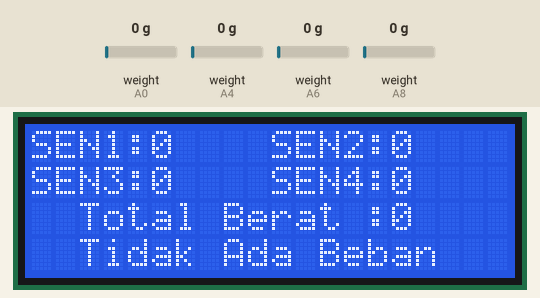
The sketch below on a simulated Arduino Mega 2560, built with avr-gcc and run on an emulated ATmega2560. Shown: 20×4 character LCD. The test bench sets the inputs (shaded band); at power-on: weight on the scale (sensors on A0, A4, A6, A8) 0 g. What the sketch prints to the serial monitor is not drawn.

Above: at 5.67 s.
6.3 s: weight on the scale (sensor on A0) set to 100 g
At 7.21 s:
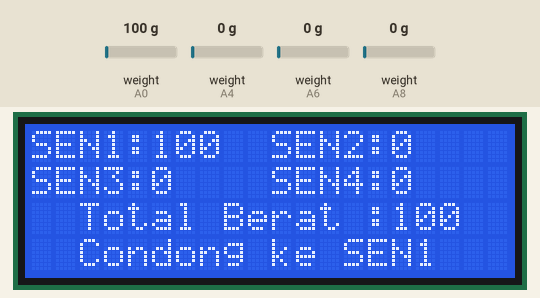
9.8 s: weight on the scale (sensor on A4) set to 100 g
At 10.3 s:
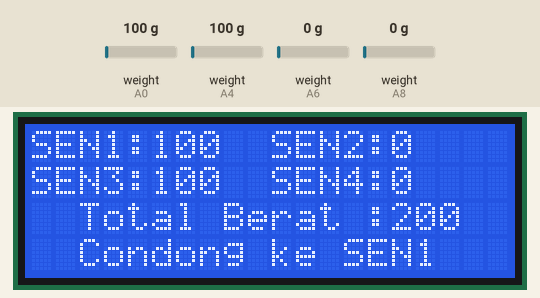
11.6 s: weight on the scale (sensor on A6) set to 100 g
At 11.85 s:
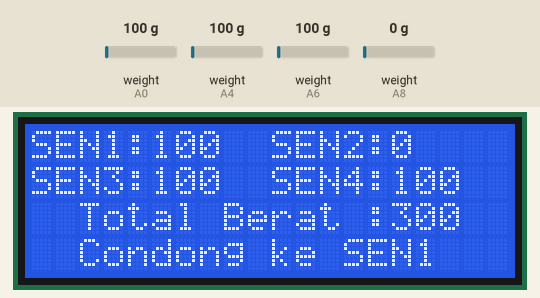
13.1 s: weight on the scale (sensor on A8) set to 100 g
At 14.17 s:
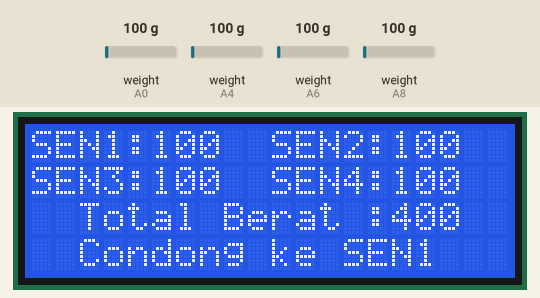
15.5 s: weight on the scale (sensor on A0) set to 1250 g
At 16.51 s:
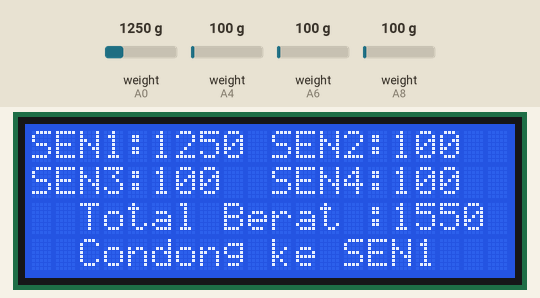
17.8 s: weight on the scale (sensor on A4) set to 1250 g
At 18.84 s:
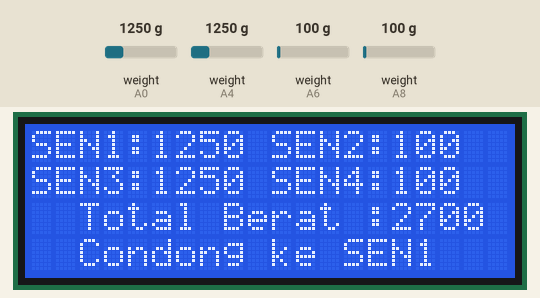
Timing chart, 0 to 20.8 s (numbered marks = the images above; inputs shaded):
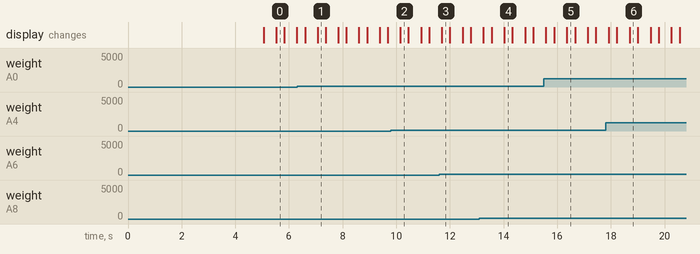

Measured:
- after the input at 6.3 s, the display: first differs from a run without the input after 0.77 s (image 1)
- after the input at 9.8 s, the display: changes after 0.35 s (image 2)
- after the input at 11.6 s, the display: changes after 0.10 s (image 3)
- after the input at 13.1 s, the display: first differs from a run without the input after 0.93 s (image 4)
- after the input at 15.5 s, the display: first differs from a run without the input after 0.86 s (image 5)
- after the input at 17.8 s, the display: first differs from a run without the input after 0.90 s (image 6)

The sketch:

WIBI.ino
```cpp
#include <LiquidCrystal_I2C.h>
LiquidCrystal_I2C lcd(0x27, 20, 4);
#include "HX711.h"
#define DOUT1  A0
#define CLK1  A1
#define DOUT2  A8
#define CLK2  A9
#define DOUT3  A4
#define CLK3  A5
#define DOUT4  A6
#define CLK4  A7

HX711 scale1(DOUT1, CLK1);
HX711 scale2(DOUT2, CLK2);
HX711 scale3(DOUT3, CLK3);
HX711 scale4(DOUT4, CLK4);

float calibration_factor1 = 650;
float calibration_factor2 = 650;
float calibration_factor3 = 650;
float calibration_factor4 = 650;
int GRAM1;
int GRAM2;
int GRAM3;
int GRAM4;
int total=0;

void setup() {
  Serial.begin(115200);
  Serial.println("SISTEM EMISI AKUSTIK");
  scale1.set_scale();
  scale1.tare();
  scale2.set_scale();
  scale2.tare();
  scale3.set_scale();
  scale3.tare();
  scale4.set_scale();
  scale4.tare();
  long zero_factor = scale1.read_average();
  lcd.begin();
}

void loop() {
  scale1.set_scale(calibration_factor1);
  GRAM1 = scale1.get_units(), 4;
  scale2.set_scale(calibration_factor2);
  GRAM2 = scale2.get_units(), 4;
  scale3.set_scale(calibration_factor3);
  GRAM3 = scale3.get_units(), 4;
  scale4.set_scale(calibration_factor4);
  GRAM4 = scale4.get_units(), 4;


  if (GRAM1<5){
    GRAM1=0;
  }
  if (GRAM2<5){
    GRAM2=0;
  }
  if (GRAM3<5){
    GRAM3=0;
  }
  if (GRAM4<5){
    GRAM4=0;
  }

  Serial.print("SENSOR 1: ");
  Serial.print(GRAM1);
  Serial.print(" Gram");

  Serial.print(" | SENSOR 2: ");
  Serial.print(GRAM2);
  Serial.print(" Gram");

  Serial.print(" | SENSOR 3: ");
  Serial.print(GRAM3);
  Serial.print(" Gram");

  Serial.print(" | SENSOR 4: ");
  Serial.print(GRAM4);
  Serial.print(" Gram");
  Serial.println();

  lcd.setCursor(0,0);
  lcd.print("SEN1: ");
  lcd.setCursor(5,0);
  lcd.print(GRAM1);

  lcd.setCursor(10,0);
  lcd.print("SEN2: ");
  lcd.setCursor(15,0);
  lcd.print(GRAM2);


  lcd.setCursor(0,1);
  lcd.print("SEN3: ");
  lcd.setCursor(5,1);
  lcd.print(GRAM3);

  lcd.setCursor(10,1);
  lcd.print("SEN4: ");
  lcd.setCursor(15,1);
  lcd.print(GRAM4);

  if(GRAM1<=1 && GRAM2<=1 && GRAM3<=1 && GRAM4<=1){
    lcd.setCursor(2,3);
    lcd.print("Tidak Ada Beban");
  }else if(GRAM1>=GRAM2 && GRAM1>=GRAM3 && GRAM1>=GRAM4){
    lcd.setCursor(2,3);
    lcd.print("Condong ke SEN1");
  }else if(GRAM2>=GRAM1 && GRAM2>=GRAM3 && GRAM2>=GRAM4){
    lcd.setCursor(2,3);
    lcd.print("Condong ke SEN2");
  }else if(GRAM3>=GRAM1 && GRAM3>=GRAM2 && GRAM3>=GRAM4){
    lcd.setCursor(2,3);
    lcd.print("Condong ke SEN3");
  }else if(GRAM4>=GRAM1 && GRAM4>=GRAM2 && GRAM4>=GRAM4){
    lcd.setCursor(2,3);
    lcd.print("Condong ke SEN4");
  }


lcd.setCursor(2,2);
lcd.print("Total Berat :");
lcd.setCursor(15,2);
lcd.print(GRAM1+GRAM2+GRAM3+GRAM4);
delay(300);
lcd.clear();
}
```
